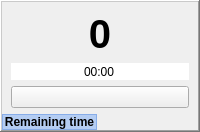
           <widget class="QFrame" name="timedExControlFrame">
            <property name="sizePolicy">
             <sizepolicy hsizetype="Preferred" vsizetype="Preferred">
              <horstretch>0</horstretch>
              <verstretch>0</verstretch>
             </sizepolicy>
            </property>
            <property name="frameShape">
             <enum>QFrame::NoFrame</enum>
            </property>
            <property name="frameShadow">
             <enum>QFrame::Plain</enum>
            </property>
            <layout class="QHBoxLayout" name="horizontalLayout_10">
             <property name="spacing">
              <number>0</number>
             </property>
             <property name="leftMargin">
              <number>0</number>
             </property>
             <property name="topMargin">
              <number>0</number>
             </property>
             <property name="rightMargin">
              <number>0</number>
             </property>
             <property name="bottomMargin">
              <number>0</number>
             </property>
             <item>
              <widget class="QFrame" name="timedExMainControlsFrame">
               <property name="sizePolicy">
                <sizepolicy hsizetype="Preferred" vsizetype="Preferred">
                 <horstretch>0</horstretch>
                 <verstretch>0</verstretch>
                </sizepolicy>
               </property>
               <property name="frameShape">
                <enum>QFrame::WinPanel</enum>
               </property>
               <property name="frameShadow">
                <enum>QFrame::Raised</enum>
               </property>
               <layout class="QGridLayout" name="gridLayout_6">
                <property name="leftMargin">
                 <number>0</number>
                </property>
                <property name="rightMargin">
                 <number>0</number>
                </property>
                <property name="bottomMargin">
                 <number>0</number>
                </property>
                <item row="2" column="0" colspan="2">
                 <widget class="QFrame" name="timedExControlFrameContents">
                  <property name="frameShape">
                   <enum>QFrame::NoFrame</enum>
                  </property>
                  <property name="frameShadow">
                   <enum>QFrame::Plain</enum>
                  </property>
                  <layout class="QGridLayout" name="gridLayout_7">
                   <property name="topMargin">
                    <number>0</number>
                   </property>
                   <property name="bottomMargin">
                    <number>0</number>
                   </property>
                   <item row="1" column="0" colspan="2">
                    <widget class="QTimeEdit" name="timedExTime">
                     <property name="sizePolicy">
                      <sizepolicy hsizetype="Preferred" vsizetype="Fixed">
                       <horstretch>0</horstretch>
                       <verstretch>0</verstretch>
                      </sizepolicy>
                     </property>
                     <property name="frame">
                      <bool>false</bool>
                     </property>
                     <property name="alignment">
                      <set>Qt::AlignCenter</set>
                     </property>
                     <property name="readOnly">
                      <bool>true</bool>
                     </property>
                     <property name="buttonSymbols">
                      <enum>QAbstractSpinBox::NoButtons</enum>
                     </property>
                     <property name="keyboardTracking">
                      <bool>false</bool>
                     </property>
                     <property name="displayFormat">
                      <string notr="true">mm:ss</string>
                     </property>
                    </widget>
                   </item>
                   <item row="0" column="0" colspan="2">
                    <widget class="QLabel" name="timedExCountdownLabel">
                     <property name="sizePolicy">
                      <sizepolicy hsizetype="Preferred" vsizetype="Fixed">
                       <horstretch>0</horstretch>
                       <verstretch>0</verstretch>
                      </sizepolicy>
                     </property>
                     <property name="font">
                      <font>
                       <pointsize>30</pointsize>
                       <weight>75</weight>
                       <italic>false</italic>
                       <bold>true</bold>
                       <underline>false</underline>
                      </font>
                     </property>
                     <property name="text">
                      <string notr="true">0</string>
                     </property>
                     <property name="alignment">
                      <set>Qt::AlignCenter</set>
                     </property>
                    </widget>
                   </item>
                   <item row="2" column="0" colspan="2" alignment="Qt::AlignBottom">
                    <widget class="QPushButton" name="stopTimedExButton">
                     <property name="sizePolicy">
                      <sizepolicy hsizetype="Preferred" vsizetype="Fixed">
                       <horstretch>0</horstretch>
                       <verstretch>0</verstretch>
                      </sizepolicy>
                     </property>
                     <property name="focusPolicy">
                      <enum>Qt::NoFocus</enum>
                     </property>
                     <property name="text">
                      <string notr="true"/>
                     </property>
                     <property name="icon">
                      <iconset resource="../res.qrc">
                       <normaloff>:/res/images/closeCustom.png</normaloff>:/res/images/closeCustom.png</iconset>
                     </property>
                     <property name="iconSize">
                      <size>
                       <width>30</width>
                       <height>30</height>
                      </size>
                     </property>
                    </widget>
                   </item>
                  </layout>
                 </widget>
                </item>
                <item row="3" column="0">
                 <widget class="QLabel" name="trainingPackNameLabel_5">
                  <property name="sizePolicy">
                   <sizepolicy hsizetype="Preferred" vsizetype="Fixed">
                    <horstretch>0</horstretch>
                    <verstretch>0</verstretch>
                   </sizepolicy>
                  </property>
                  <property name="font">
                   <font>
                    <weight>75</weight>
                    <bold>true</bold>
                   </font>
                  </property>
                  <property name="styleSheet">
                   <string notr="true">background-color: rgba(0, 100, 255, 0.25);</string>
                  </property>
                  <property name="frameShape">
                   <enum>QFrame::StyledPanel</enum>
                  </property>
                  <property name="frameShadow">
                   <enum>QFrame::Raised</enum>
                  </property>
                  <property name="text">
                   <string>Remaining time</string>
                  </property>
                  <property name="alignment">
                   <set>Qt::AlignCenter</set>
                  </property>
                 </widget>
                </item>
               </layout>
              </widget>
             </item>
            </layout>
           </widget>
